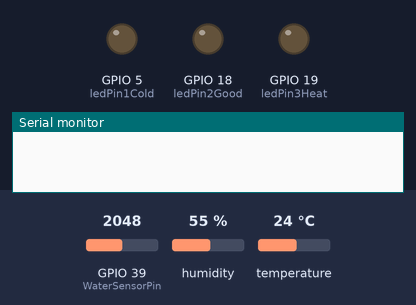
This sketch was run on a simulated ESP32. Parts: output pins drawn as LEDs (lit = HIGH), the last lines printed to the serial monitor. The test bench sets the inputs (shaded band); at power-on: GPIO 39 (WaterSensorPin) = 2048, humidity 55 %, temperature 24 °C.

Above: at 0.5 s.
At 3.6 s:
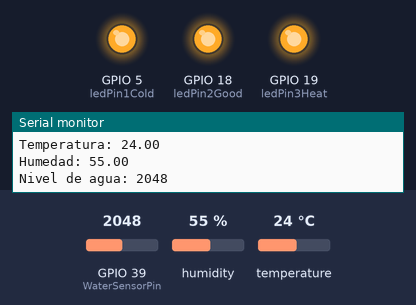
Timing chart, 0 to 4.9 s (numbered marks = the images above):
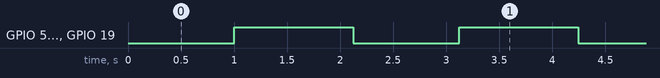

The sketch:

Edudemos_3en1_Agua.ino
```cpp
// CODIGO EDUDEMOS - Agua
/*
* This file is part of the EduDemoS 3x1 Demonstrator which is
* co-funded by the European Union.
* Copyright (C) 2025  Fundación Sergio Alonso
*
* This program is free software: you can redistribute it and/or modify
* it under the terms of the GNU General Public License as published by
* the Free Software Foundation, either version 3 of the License, or
* (at your option) any later version.
*
* This program is distributed in the hope that it will be useful,
* but WITHOUT ANY WARRANTY; without even the implied warranty of
* MERCHANTABILITY or FITNESS FOR A PARTICULAR PURPOSE.  See the
* GNU General Public License for more details.
*
* You should have received a copy of the GNU General Public License
* along with this program.  If not, see <http://www.gnu.org/licenses/>.
*/
#include <DHT.h> // Librería para el sensor DHT

#define ledPin1Cold 5  // LED Azul
#define ledPin2Good 18  // LED Verde
#define ledPin3Heat 19  // LED Rojo

#define DHTPIN 32    // Pin donde está conectado el DHT11
#define DHTTYPE DHT11  // Tipo de sensor

// Creamos el objeto del sensor
DHT myDHT11(DHTPIN, DHTTYPE);
// Sensor de humedad del suelo
const int WaterSensorPin = 39; // Pin analógico donde está conectado el sensor

void setup() {

 // Configuramos los LEDs como salida
 pinMode(ledPin1Cold, OUTPUT);
 pinMode(ledPin2Good, OUTPUT);
 pinMode(ledPin3Heat, OUTPUT);

 // Iniciamos el Monitor Serie
 Serial.begin(115200);

 // Iniciamos el sensor
 myDHT11.begin();
}

void loop() {

 // Encendemos y apagamos los LEDs
 digitalWrite(ledPin1Cold, LOW);
 digitalWrite(ledPin2Good, LOW);
 digitalWrite(ledPin3Heat, LOW);

 delay(1000);

 digitalWrite(ledPin1Cold, HIGH);
 digitalWrite(ledPin2Good, HIGH);
 digitalWrite(ledPin3Heat, HIGH);

 delay(1000);

 // Leemos el sensor de humedad y temperatura
 float temperatura = myDHT11.readTemperature();
 float humedad = myDHT11.readHumidity();

 // Variable para el sensor de cantidad de agua
  int sensorValue;
 // Leemos el valor analógico
 sensorValue = analogRead(WaterSensorPin);

 // Mostramos los datos
 Serial.print("Temperatura: ");
 Serial.println(temperatura);

 Serial.print("Humedad: ");
 Serial.println(humedad);

 // Mostramos el valor por pantalla
 Serial.print("Nivel de agua: ");
 Serial.println(sensorValue);
 // Esperamos 100 milisegundos
 delay(100);
}
```

Measured:
- by itself, GPIO 5 (ledPin1Cold), GPIO 18 (ledPin2Good), GPIO 19 (ledPin3Heat): alternates HIGH for 1.1 s and LOW for 1.0 s
